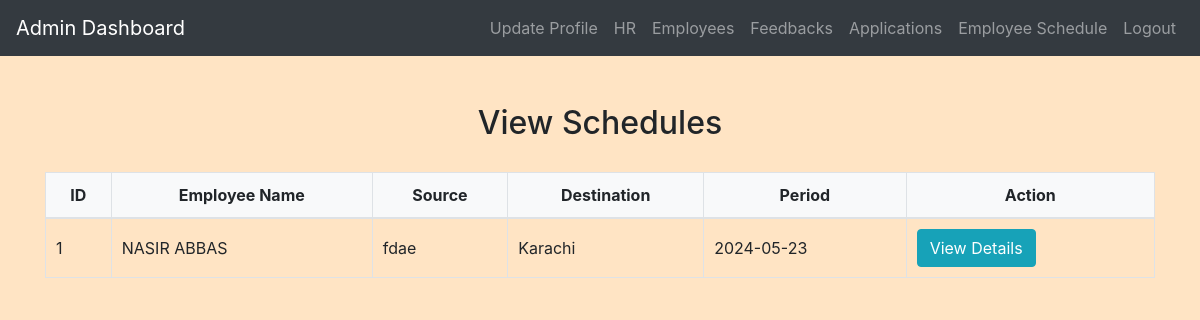
Page /admin/view_schedule.php (signed in) on the committed database.
### tables this page shows
CREATE TABLE `schedules` (
  `schedule_id` int(11) NOT NULL,
  `employee_id` int(11) DEFAULT NULL,
  `source` varchar(100) DEFAULT NULL,
  `destination` varchar(100) DEFAULT NULL,
  `period` date DEFAULT NULL,
  `created_at` timestamp NOT NULL DEFAULT current_timestamp(),
  `updated_at` timestamp NOT NULL DEFAULT current_timestamp() ON UPDATE current_timestamp()
);

CREATE TABLE `employees` (
  `employee_id` int(11) NOT NULL,
  `email` varchar(100) DEFAULT NULL,
  `password` varchar(255) DEFAULT NULL,
  `full_name` varchar(255) NOT NULL,
  `position` varchar(50) DEFAULT NULL,
  `department` varchar(50) DEFAULT NULL,
  `location` varchar(100) DEFAULT NULL,
  `hire_date` date DEFAULT NULL,
  `current_visa_status` enum('Valid','Expired','Pending') DEFAULT NULL,
  `visa_expiry_date` date DEFAULT NULL,
  `created_at` timestamp NOT NULL DEFAULT current_timestamp(),
  `updated_at` timestamp NOT NULL DEFAULT current_timestamp() ON UPDATE current_timestamp()
);

### admin/view_schedule.php (the view, shortened to what this page needs)
<?php
include('config.php');
$sql_schedules = "SELECT s.*, e.full_name AS employee_name
                  FROM schedules s
                  JOIN employees e ON s.employee_id = e.employee_id";
$result_schedules = mysqli_query($conn, $sql_schedules);
?>
<!DOCTYPE html>
<html>
<head>
    <link rel="stylesheet" href="https://maxcdn.bootstrapcdn.com/bootstrap/4.5.2/css/bootstrap.min.css">
    <link rel="stylesheet" href="../css/style.css">
</head>
<body>
<?php include('admin_navbar.php'); ?>
<div class="container mt-5">
    <h2>View Schedules</h2>
    <table class="table">
        <thead>
            <tr>
                <th>ID</th>
                <th>Employee Name</th>
                <th>Source</th>
                <th>Destination</th>
                <th>Period</th>
                <th>Action</th>
            </tr>
        </thead>
        <tbody>
            <?php
            while ($row_schedule = mysqli_fetch_assoc($result_schedules)) {
                echo "<tr>";
                echo "<td>".$row_schedule["schedule_id"]."</td>";
                echo "<td>".$row_schedule["employee_name"]."</td>";
                echo "<td>".$row_schedule["source"]."</td>";
                echo "<td>".$row_schedule["destination"]."</td>";
                echo "<td>".$row_schedule["period"]."</td>";
                echo "<td><a href='view_schedule_details.php?schedule_id=".$row_schedule["schedule_id"]."' class='btn btn-info'>View Details</a></td>";
                echo "</tr>";
            }
            ?>
        </tbody>
    </table>
</div>
</body>
</html>

### css/style.css (style rules this page uses)
body { background-color: bisque; }
h1, h2, h3, h4 { text-align: center; margin-top: 30px; margin-bottom: 30px; }
.table { width: 100%; border-collapse: collapse; margin-top: 20px; }
.table th, .table td { padding: 10px; border: 1px solid #dee2e6; }
.table thead th { background-color: #f8f9fa; font-weight: bold; text-align: center; }
.table tbody td { vertical-align: middle; }

### rows in the picture
schedules: schedule_id "1", employee.full_name "NASIR ABBAS", source "fdae", destination "Karachi", period "2024-05-23"
